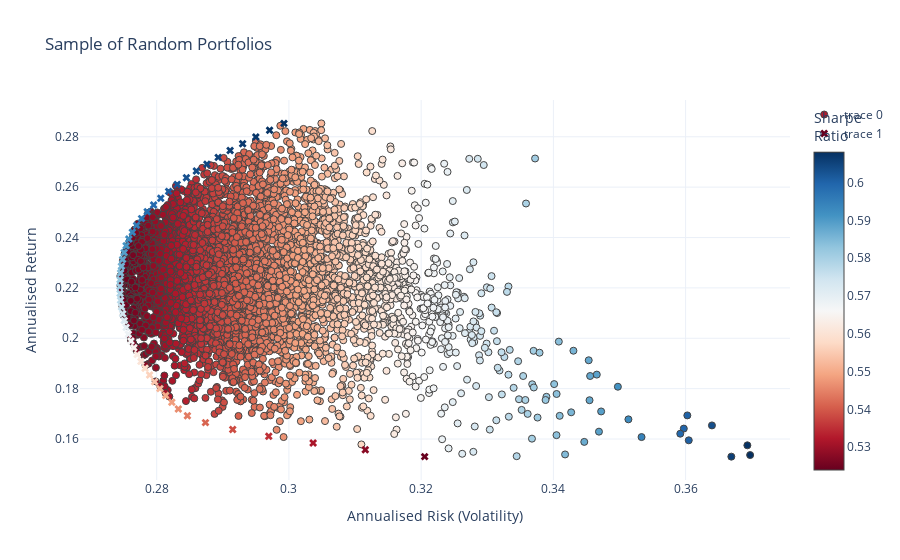

This figure's notebook cell:
### Code cell
fig = go.Figure()
fig.add_trace(go.Scatter(x=a[1], 
                         y=a[0], 
                      #- Add color scale for sharpe ratio   
                      marker=dict(color=(a[1]-risk_free_rate)/(a[1]**0.5), 
                                  showscale=True, 
                                  size=7,
                                  line=dict(width=1),
                                  colorscale="RdBu",
                                  colorbar=dict(title="Sharpe<br>Ratio")
                                 ), 
                      mode='markers'))
fig.add_trace(go.Scatter(
    x=target_stds, y=target_rs, marker=dict(symbol="x",color=((target_rs - 0.01)/target_stds), 
                                  showscale=False, 
                                  size=7,colorscale="RdBu"
                                  ),mode="markers"
)

)
#- Add title/labels
fig.update_layout(template='plotly_white',
                  xaxis=dict(title='Annualised Risk (Volatility)'),
                  yaxis=dict(title='Annualised Return'),
                  title='Sample of Random Portfolios',
                  coloraxis_colorbar=dict(title="Sharpe Ratio"))

### Figure 1 — Plotly figure (JSON) as saved in the notebook; plotly's stock layout.template omitted (floating-point values rounded to 4 significant figures; data arrays with more than 128 entries replaced by an {"elided": "..."} marker saying what was removed)
{"data": [{"marker": {"color": {"elided": "5000 float values"}, "colorbar": {"title": {"text": "Sharpe<br>Ratio"}}, "colorscale": [[0, "rgb(103,0,31)"], [0.1, "rgb(178,24,43)"], [0.2, "rgb(214,96,77)"], [0.3, "rgb(244,165,130)"], [0.4, "rgb(253,219,199)"], [0.5, "rgb(247,247,247)"], [0.6, "rgb(209,229,240)"], [0.7, "rgb(146,197,222)"], [0.8, "rgb(67,147,195)"], [0.9, "rgb(33,102,172)"], [1, "rgb(5,48,97)"]], "line": {"width": 1}, "showscale": true, "size": 7}, "mode": "markers", "type": "scatter", "x": {"elided": "5000 float values"}, "y": {"elided": "5000 float values"}}, {"marker": {"color": [0.4461, 0.4677, 0.4887, 0.5088, 0.5276, 0.5446, 0.5593, 0.5715, 0.5831, 0.5946, 0.6061, 0.6175, 0.6289, 0.6401, 0.6513, 0.6624, 0.6733, 0.6842, 0.695, 0.7056, 0.7162, 0.7266, 0.7369, 0.7471, 0.7572, 0.7671, 0.7769, 0.7865, 0.7959, 0.8052, 0.8144, 0.8233, 0.8319, 0.84, 0.8479, 0.8553, 0.8623, 0.869, 0.8753, 0.8812, 0.8867, 0.8918, 0.8966, 0.901, 0.905, 0.9087, 0.912, 0.915, 0.9177, 0.92], "colorscale": [[0, "rgb(103,0,31)"], [0.1, "rgb(178,24,43)"], [0.2, "rgb(214,96,77)"], [0.3, "rgb(244,165,130)"], [0.4, "rgb(253,219,199)"], [0.5, "rgb(247,247,247)"], [0.6, "rgb(209,229,240)"], [0.7, "rgb(146,197,222)"], [0.8, "rgb(67,147,195)"], [0.9, "rgb(33,102,172)"], [1, "rgb(5,48,97)"]], "showscale": false, "size": 7, "symbol": "x"}, "mode": "markers", "type": "scatter", "x": [0.3205, 0.3115, 0.3037, 0.2969, 0.2915, 0.2874, 0.2846, 0.2833, 0.2823, 0.2814, 0.2805, 0.2797, 0.2789, 0.2782, 0.2776, 0.2771, 0.2765, 0.2761, 0.2757, 0.2754, 0.2751, 0.2749, 0.2747, 0.2745, 0.2745, 0.2744, 0.2745, 0.2745, 0.2747, 0.2748, 0.2751, 0.2754, 0.2758, 0.2763, 0.277, 0.2777, 0.2786, 0.2795, 0.2806, 0.2818, 0.2831, 0.2845, 0.286, 0.2876, 0.2893, 0.2911, 0.293, 0.295, 0.2971, 0.2993], "y": [0.153, 0.1557, 0.1584, 0.1611, 0.1638, 0.1665, 0.1692, 0.1719, 0.1746, 0.1773, 0.18, 0.1827, 0.1854, 0.1881, 0.1908, 0.1935, 0.1962, 0.1989, 0.2016, 0.2043, 0.207, 0.2097, 0.2124, 0.2151, 0.2178, 0.2205, 0.2232, 0.2259, 0.2286, 0.2313, 0.234, 0.2367, 0.2394, 0.2421, 0.2448, 0.2475, 0.2502, 0.2529, 0.2556, 0.2583, 0.261, 0.2637, 0.2664, 0.2691, 0.2718, 0.2745, 0.2772, 0.2799, 0.2826, 0.2853]}], "layout": {"coloraxis": {"colorbar": {"title": {"text": "Sharpe Ratio"}}}, "title": {"text": "Sample of Random Portfolios"}, "xaxis": {"title": {"text": "Annualised Risk (Volatility)"}}, "yaxis": {"title": {"text": "Annualised Return"}}}}
